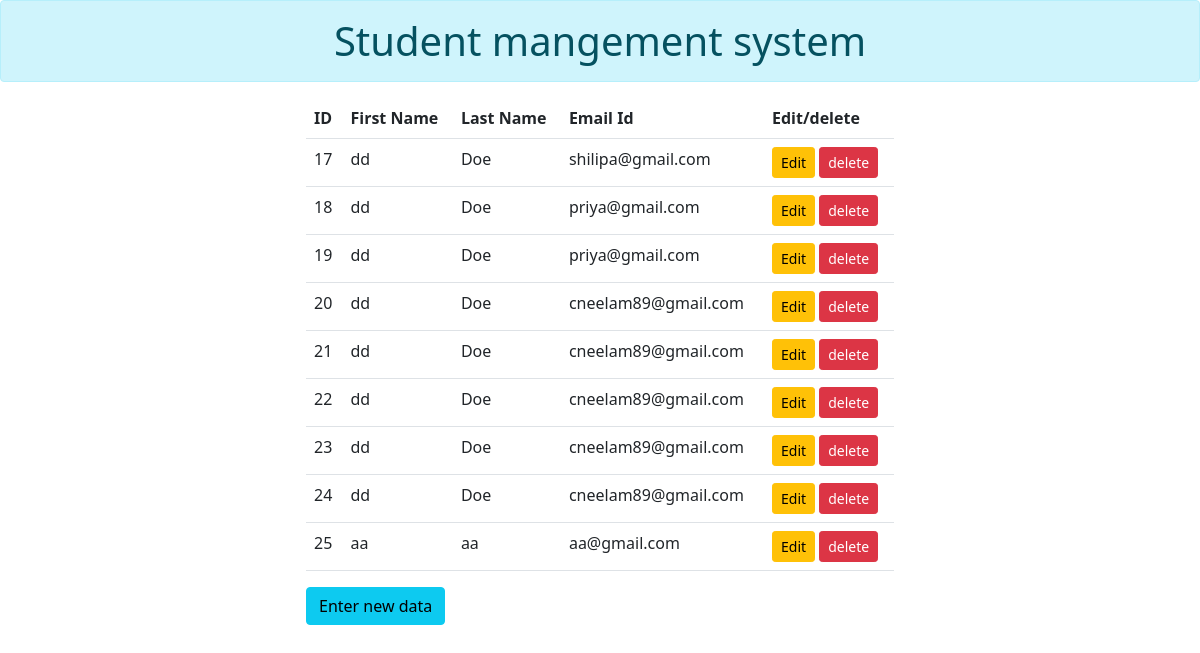
The page / on the database its author committed.
### crudapp/models.py (models this page shows)
class Student(models.Model):
    fname=models.CharField(max_length=25)
    lname=models.CharField(max_length=25)
    email=models.EmailField(max_length=25)

### crudapp/views.py (the view)
# urls.py: path("",views.show,name="show"),
def show (request):
    std=Student.objects.all()
    return render (request, "crudapp/show.html",{'std':std})

### crudapp/templates/crudapp/show.html (shortened to what this page needs)
{% extends 'crudapp/base.html' %}
{% block content %}
<h1 class="text-center alert alert-info"> Student mangement system</h1>
<div >
    <div class="row align-items-center">
        <div class="col-6 offset-3">
    <table  class="table table-hover head_t">
    <tr>
        <th> ID</th>
        <th> First Name </th>
        <th> Last Name</th>
        <th> Email Id</th>
        <th> Edit/delete</th>
    </tr>
    {%  for st in std %}
    <tr>
        <td> {{st.id}} </td>
        <td> {{st.fname}} </td>
        <td> {{st.lname}} </td>
        <td> {{st.email}} </td>
        <td>
            <a href=" {% url 'update' st.id %}" class="btn btn-warning btn-sm"> Edit</a>
            <form action="{% url 'delete' st.id %}" method="post" class="d-inline">
            <input type="submit" class="btn btn-danger btn-sm" value="delete">
            </form>
        </td>
    </tr>
    {% endfor %}
    </table>
    <a href="{% url 'create' %}" class=" btn btn-info"> Enter new data</a>
</div>
</div>
</div>
    {% endblock content %}

### crudapp/templates/crudapp/base.html (shortened to what this page needs)
<!DOCTYPE html>
<html lang="en">
<head>
    <link href="https://cdn.jsdelivr.net/npm/bootstrap@5.0.2/dist/css/bootstrap.min.css" rel="stylesheet">
</head>
<body>
    {% block content %}
    {% endblock content %}
</body>
</html>

### rows shown on the page
Student: id "17", fname "dd", lname "Doe", email "shilipa@gmail.com"
Student: id "18", fname "dd", lname "Doe", email "priya@gmail.com"
Student: id "19", fname "dd", lname "Doe", email "priya@gmail.com"
Student: id "20", fname "dd", lname "Doe", email "cneelam89@gmail.com"
Student: id "21", fname "dd", lname "Doe", email "cneelam89@gmail.com"
Student: id "22", fname "dd", lname "Doe", email "cneelam89@gmail.com"
Student: id "23", fname "dd", lname "Doe", email "cneelam89@gmail.com"
Student: id "24", fname "dd", lname "Doe", email "cneelam89@gmail.com"
Student: id "25", fname "aa", lname "aa", email "aa@gmail.com"
